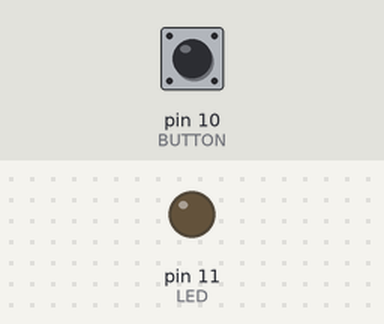
The sketch below on a simulated Arduino Uno, built with avr-gcc and run on an emulated ATmega328P. Shown: output pins drawn as LEDs (lit = HIGH). Inputs (shaded band) come from the test bench; at power-on: pin 10 (BUTTON) LOW.

Above: at 1.2 s.
1.3 s: pin 10 (BUTTON) pulled HIGH for 0.15 s
At 1.37 s:
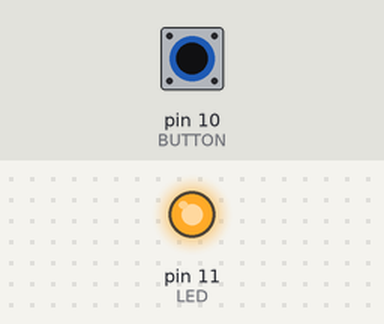
2.9 s: pin 10 (BUTTON) pulled HIGH for 3.2 s
At 6.5 s:
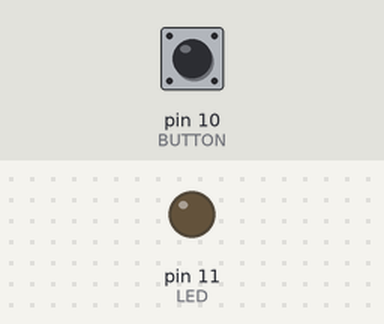
Timing chart, 0 to 8.0 s (numbered marks = the images above; inputs shaded):
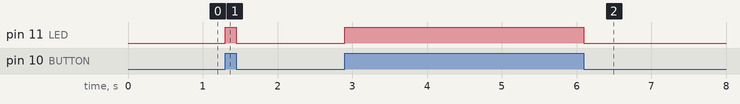

The sketch:

Led__Buton.ino
```cpp
#define LED 11
#define BUTTON 10
int i=0;
void setup() {
    pinMode(11,OUTPUT);
    pinMode(10,INPUT);
}
void loop() {
    i=digitalRead(BUTTON);
    if(i==HIGH)
      digitalWrite(LED,HIGH);
    else
      digitalWrite(LED,LOW);
}
```

Measured:
- after the input at 1.3 s, pin 11 (LED): LOW → HIGH at once, → LOW 0.15 s later
- after the input at 2.9 s, pin 11 (LED): LOW → HIGH at once, → LOW 3.2 s later
